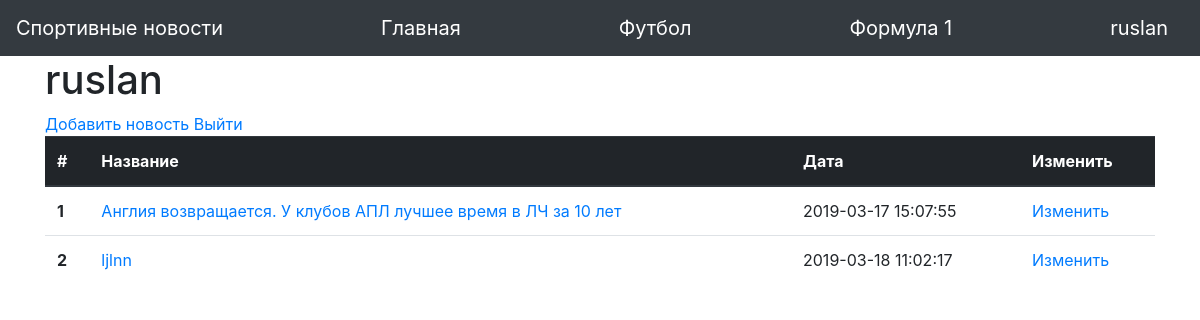
Before: /user/1 (signed in) with the older database file.
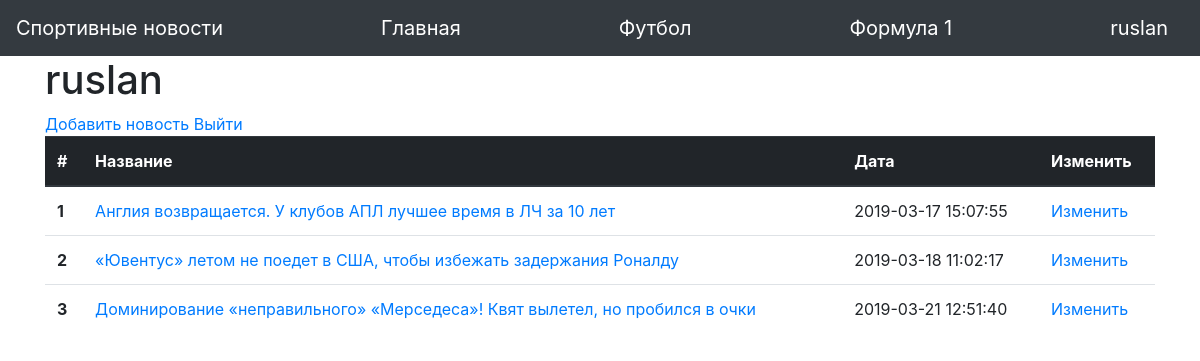
After: the same page with the newer database file.
### main.py (models this page shows, shortened)
class News(db.Model):
    id = db.Column(db.Integer, primary_key=True)
    date = db.Column(db.String(80), unique=False, nullable=False)
    category = db.Column(db.String(80), unique=False, nullable=False)
    title = db.Column(db.String(120), unique=False, nullable=False)
    photo = db.Column(db.String(120), unique=False, nullable=False)
    content = db.Column(db.String(1024), unique=False, nullable=False)
    user_id = db.Column(db.Integer,
                        db.ForeignKey('user.id'),
                        nullable=False)
    user = db.relationship('User', backref=db.backref('news', lazy=True))

### main.py (the view)
@app.route('/user/<int:user_id>')
def user(user_id):
    news_list = News.query.filter_by(user_id=session['user_id'])
    return render_template(
        'user.html', title=session['username'], news_list=news_list)

### templates/user.html
{% extends "base.html" %}
{% block content %}
<h1>{{ title }}</h1>
<a href="/add_news">Добавить новость</a>
<a href="/logout">Выйти</a>
<table class="table">
  <thead class="thead-dark">
    <tr>
      <th scope="col">#</th>
      <th scope="col">Название</th>
      <th scope="col">Дата</th>
      <th scope="col">Изменить</th>
    </tr>
  </thead>
  <tbody>
    {% for news in news_list %}
      <tr>
        <th scope="row">{{ news.id }}</th>
        <td><a href="/news/{{ news.id }}">{{ news.title }}</a></td>
        <td>{{ news.date }}</td>
        <td><a href="/edit_news/{{ news.id }}">Изменить</a></td>
      </tr>
    {% endfor %}
  </tbody>
</table>
{% endblock %}

Changed rows visible on the page:
changed News id 2: title "ljlnn" → "«Ювентус» летом не поедет в США, чтобы избежать задержания Роналду"
added News: id "3", title "Доминирование «неправильного» «Мерседеса»! Квят вылетел, но пробился в очки", date "2019-03-21 12:51:40"
